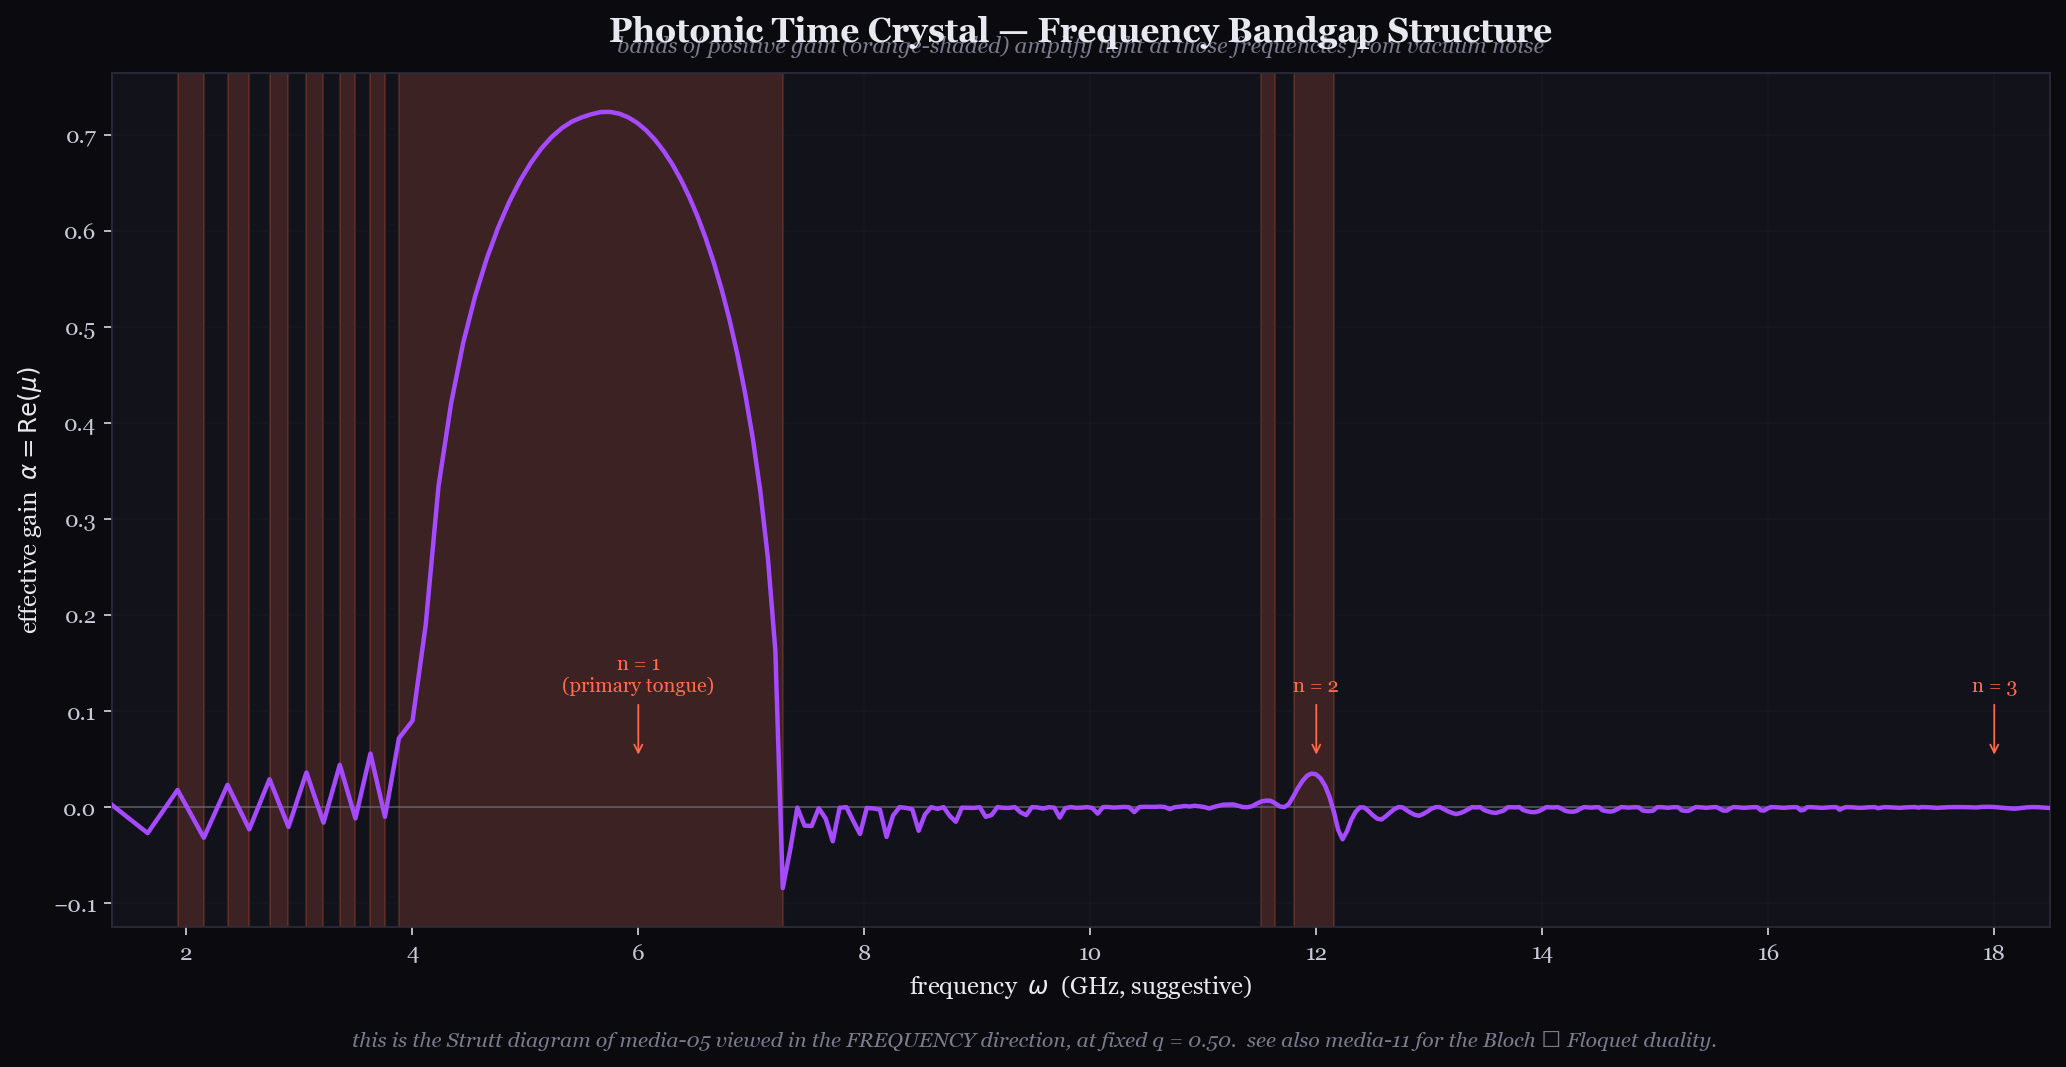

Reproduce this figure in Python.
"""
18_photonic_time_crystal.py — generate static/18_photonic_time_crystal.png.

Teaching purpose: a frequency bandgap diagram for a representative
photonic time crystal (PTC). A medium whose refractive index n(t) is
modulated periodically in time at GHz scales. Re-mu(omega) is the
Floquet exponent's real part as a function of natural frequency. Bands
of negative gain (decay; ordinary propagation) interspersed with bands
of positive gain (amplification; bandgap-frequency light gets pumped
from vacuum noise).

This is the SAME picture as the Strutt diagram (media-05), but viewed
in the FREQUENCY direction rather than the (a, q) parameter direction.
The bands of positive gain are the tongue intervals projected onto the
frequency axis at fixed modulation depth.

Cross-link in the caption to media-05 (Strutt diagram) and media-11
(Bloch-Floquet duality). The PTC is the operator-level realization of
this picture in the photonics community.
"""

import sys, os
sys.path.insert(0, os.path.join(os.path.dirname(__file__), "..", "python"))

import numpy as np
import matplotlib.pyplot as plt
from mathieu_core import (PALETTE, apply_dark_style,
                          stability_amplitude)


def main(out_png):
    apply_dark_style(plt)

    # Compute Re(mu) along a slice of (a, q) at fixed q.  Vary the
    # natural frequency through several tongue centers a = n^2.  Re-map
    # to "frequency" axis on the GHz scale just for physical
    # suggestiveness.
    print("Computing Floquet gain along a frequency slice...")
    a_vals = np.linspace(0.05, 9.5, 360)
    q_fixed = 0.50
    gain = np.array([stability_amplitude(a, q_fixed,
                                          n_periods=18,
                                          steps_per_period=140)
                     for a in a_vals])
    omega = np.sqrt(np.maximum(a_vals, 0.0))   # natural frequency
    # Map dimensionless natural frequency to GHz for physical context.
    # arbitrary scale factor — meaning is "this lives in microwave/optical".
    GHZ = omega * 6.0

    fig, ax = plt.subplots(figsize=(13, 7), dpi=160)
    ax.plot(GHZ, gain, color=PALETTE["mod"], lw=2.0, zorder=3)
    ax.axhline(0, color=PALETTE["text_dim"], lw=0.8, alpha=0.6)

    # Shade positive-gain regions ("bandgaps that amplify").
    in_band = False; band_start = 0
    for i, g in enumerate(gain):
        if g > 0.005 and not in_band:
            band_start = GHZ[i]; in_band = True
        elif g <= 0.005 and in_band:
            ax.axvspan(band_start, GHZ[i], color=PALETTE["unstable"],
                        alpha=0.18, zorder=1)
            in_band = False
    if in_band:
        ax.axvspan(band_start, GHZ[-1], color=PALETTE["unstable"], alpha=0.18, zorder=1)

    # Annotate the n=1 tongue (around omega = 1) and n=2 (around omega = 2).
    for label, omega_target in [("n = 1\n(primary tongue)", 1.0),
                                ("n = 2", 2.0),
                                ("n = 3", 3.0)]:
        ax.annotate(label, xy=(omega_target * 6, 0.05),
                    xytext=(omega_target * 6, 0.12),
                    color=PALETTE["unstable"], fontsize=9,
                    ha='center',
                    arrowprops=dict(arrowstyle='->', color=PALETTE["unstable"],
                                    lw=0.8))

    ax.set_xlabel(r"frequency  $\omega$  (GHz, suggestive)", fontsize=11)
    ax.set_ylabel(r"effective gain  $\alpha = \mathrm{Re}(\mu)$", fontsize=11)
    ax.set_title("Photonic Time Crystal — Frequency Bandgap Structure",
                 fontsize=15, fontweight='bold', pad=14)
    ax.text(0.5, 1.018,
            "bands of positive gain (orange-shaded) amplify light at those frequencies "
            "from vacuum noise",
            transform=ax.transAxes, ha='center', va='bottom',
            color=PALETTE["text_dim"], fontsize=10, style='italic')
    ax.grid(alpha=0.15)
    ax.set_xlim(GHZ[0], GHZ[-1])

    fig.text(0.5, 0.018,
             "this is the Strutt diagram of media-05 viewed in the FREQUENCY direction, "
             "at fixed q = " + f"{q_fixed:.2f}" + ".  "
             "see also media-11 for the Bloch ↔ Floquet duality.",
             ha='center', color=PALETTE["text_dim"], fontsize=9.5, style='italic')

    fig.tight_layout(rect=[0, 0.04, 1, 0.96])
    fig.savefig(out_png, dpi=160, bbox_inches='tight',
                facecolor=PALETTE["bg"])
    print(f"wrote {out_png}")


if __name__ == "__main__":
    main(os.path.join(os.path.dirname(__file__),
                      "18_photonic_time_crystal.png"))
